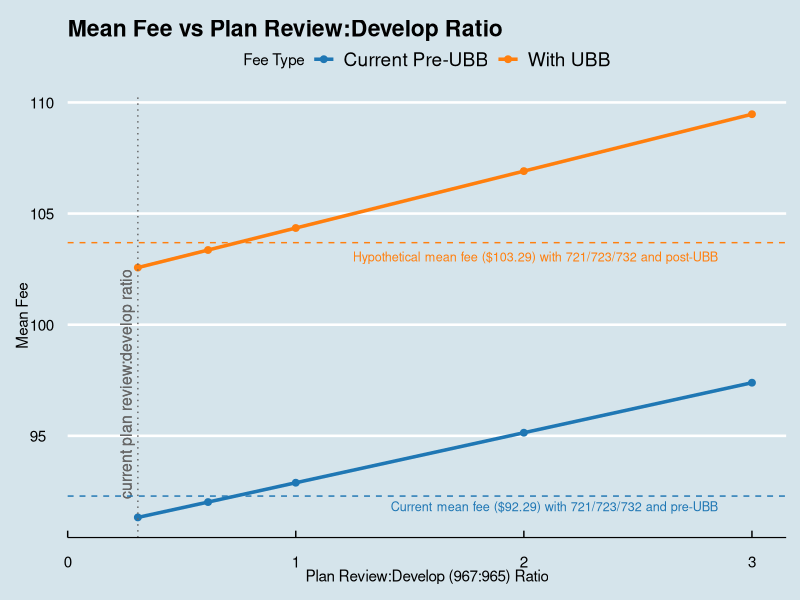

The R script that drew this image:
## ---- chunk 1
#| echo: false
library(ggplot2)
library(ggthemes)
library(dplyr)
library(tidyr)
## ---- chunk 2
expected_revenue <- data.frame(
  review_plan_ratio = c(128/416, 256/416, 1, 2, 3),
  mean_fee = c(91.33, 92.02, 92.89, 95.14, 97.39),
  mean_fee_with_ubb = c(91.33+11.24, 92.02+11.34, 92.89+11.46, 95.14+11.77, 97.39+12.08)
)
## ---- chunk 3
# Reshape data from wide to long format
revenue_long <- pivot_longer(
  expected_revenue,
  cols = c(mean_fee, mean_fee_with_ubb),
  names_to = "fee_type",
  values_to = "mean_fee"
)

# Extract the first x-values of each series
first_points <- revenue_long %>%
  group_by(fee_type) %>%
  slice(1) %>%
  pull(review_plan_ratio)

# Plot the data
ggplot(revenue_long, aes(x = review_plan_ratio, y = mean_fee, color = fee_type)) +
  geom_line(size = 1.2) +
  geom_point(size = 2) +
  geom_vline(xintercept = first_points, linetype = "dotted", color = "grey40") +
  annotate(
    "text",
    x = first_points,
    y = min(revenue_long$mean_fee) + 6 ,  # slightly above lowest y-value
    label = "current plan review:develop ratio",
    angle = 90,
    vjust = -0.5,
    size = 4,
    color = "grey40"
  ) +
  # Add horizontal dashed line at current mean fee 721/723/732 (pre- 967/965)
  geom_hline(
    yintercept = 92.29,
    linetype = "dashed",
    color = "#1f77b4"
  ) +
  # Add label to horizontal line
  annotate(
    "text",
    x = max(revenue_long$review_plan_ratio) * 0.95,
    y = expected_revenue$mean_fee[1] + 0.5,
    label = "Current mean fee ($92.29) with 721/723/732 and pre-UBB",
    hjust = 1,
    size = 3.2,
    color = "#1f77b4"
  ) +
  # Add horizontal dashed line at current mean fee 721/723/732 (pre- 967/965)
  geom_hline(
    yintercept = 103.69,
    linetype = "dashed",
    color = "#ff7f0e"
  ) +
  # Add label to horizontal line
  annotate(
    "text",
    x = max(revenue_long$review_plan_ratio) * 0.95,
    y = expected_revenue$mean_fee_with_ubb[1] + 0.5,
    label = "Hypothetical mean fee ($103.29) with 721/723/732 and post-UBB",
    hjust = 1,
    size = 3.2,
    color = "#ff7f0e"
  ) +
  # Custom x-axis to include zero
  scale_x_continuous(
    limits = c(0, max(revenue_long$review_plan_ratio) * 1.05),  # add a little padding
    expand = c(0, 0)
  ) +
  # Customize legend labels
  scale_color_manual(
    values = c("mean_fee" = "#1f77b4", "mean_fee_with_ubb" = "#ff7f0e"),
    labels = c("Current Pre-UBB", "With UBB"),
    name = "Fee Type"
  ) +
  labs(
    title = "Mean Fee vs Plan Review:Develop Ratio",
    x = "Plan Review:Develop (967:965) Ratio",
    y = "Mean Fee",
    color = "Fee Type"
  ) +
  theme_economist()

